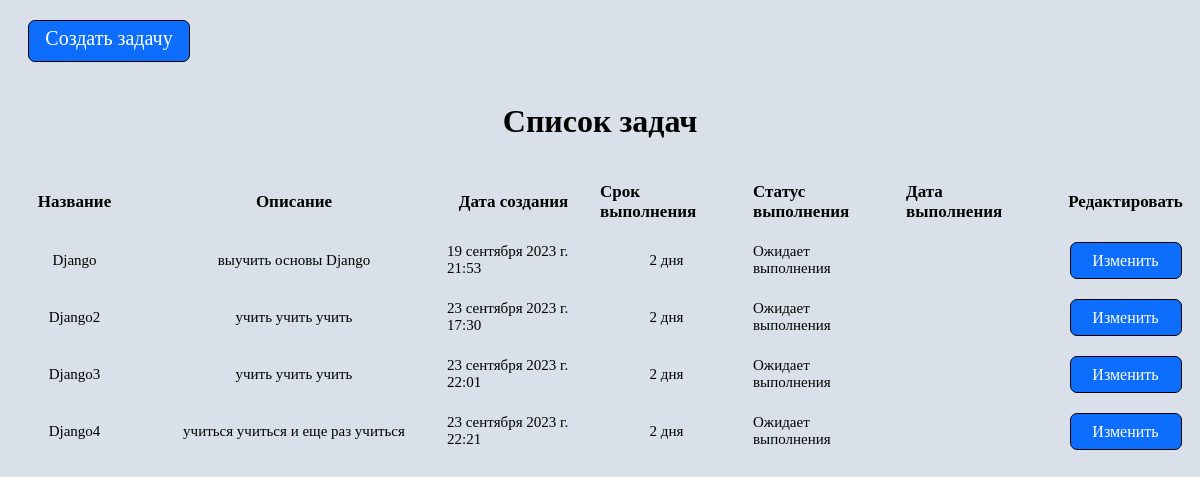
/tasks/, run on an earlier commit of the app's database.
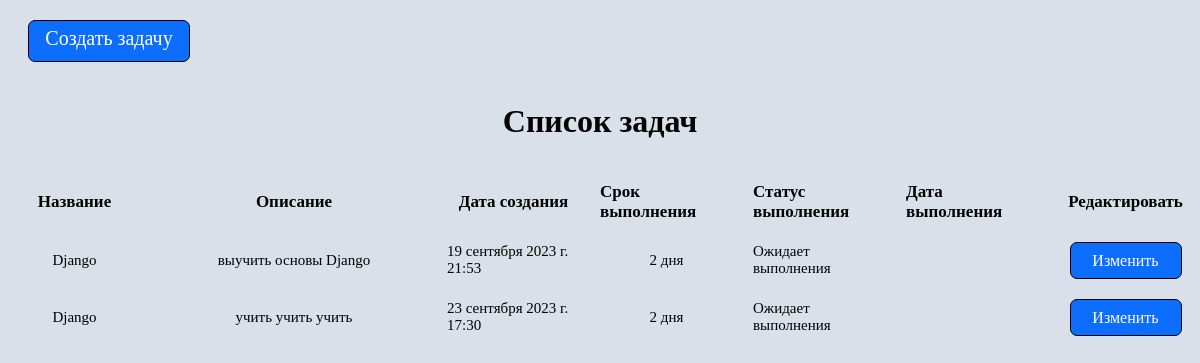
And on a later commit of the database.
### tasks/models.py (models this page shows, shortened)
class Tasks (models.Model):
    name = models.CharField('Имя задачи', max_length=50)
    description = models.CharField('Описание задачи', max_length=200)
    date_create = models.DateTimeField('Дата создания задачи')
    deadline = models.CharField('Срок выполнения задачи', max_length=50)
    execution_status = models.CharField('Статус выполнения', max_length=50, null=True, blank=True, default="Ожидает выполнения")
    date_execution = models.DateTimeField('Дата выполнения задачи', null=True, blank=True)
    user = models.ForeignKey(User, on_delete=models.CASCADE)
    class Meta:
        verbose_name = 'Задача'
        verbose_name_plural = 'Задачи'

### tasks/views.py (the view)
# urls.py: path('tasks/', include('tasks.urls')),
def tasks(request):
    tasks = Tasks.objects.all()
    return render(request, 'tasks/index.html',{
        'tasks' : tasks
    })

### tasks/templates/tasks/index.html (shortened to what this page needs)
{% extends 'main/layout.html' %}
{% block content %}
    <a class="btn btn_create" href="{% url 'create' %}">Создать задачу</a>
    <div class="container">
        <h1>Список задач</h1>
        <div class="table_title">Название</div>
        <div class="table_title">Описание</div>
        <div class="table_title">Дата создания</div>
        <div class="table_title">Срок выполнения</div>
        <div class="table_title">Статус выполнения</div>
        <div class="table_title">Дата выполнения</div>
        <div class="table_title">Редактировать</div>
        {% for task in tasks %}
            <div>{{task.name}}</div>
            <div>{{task.description}}</div>
            <div>{{task.date_create}}</div>
            <div>{{task.deadline}}</div>
            <div>{{task.execution_status}}</div>
            <a class="btn btn_update" href="{% url 'update' task.id %}">Изменить</a>
        {% endfor %}
    </div>
{% endblock %}

### main/templates/main/layout.html (shortened to what this page needs)
{% load static %}
<!doctype html>
<html lang="ru">
<head>
    <link rel="stylesheet" href="{% static 'tasks/css/index.css' %}">
</head>
<body>
    {% block content %}
    {% endblock %}
</body>
</html>

### tasks/static/tasks/css/index.css (style rules this page uses)
body { background: #dae0e9; }
.btn { text-decoration: none; display: block; text-align: center; width: 150px; height: 30px; line-height: 15px; font-size: 20px; border: 1px solid black; padding: 10px 5px 0px 5px; border-radius: 7px; font-weight: 400; background-color: #0d6efd; color: #fff; transition: transform 0.5s ease; }
.btn_create { margin: 20px; }
.btn_update { font-size: 16px; height: 25px; width: 100px; }
.container { margin: 20px auto; display: grid; grid-template-columns: 1fr 2fr repeat(5, 1fr); grid-template-rows: 1fr, 50px; justify-content: center; align-content: center; justify-items: center; align-items: center; gap: 20px; }
.container h1 { grid-column: 1/8; grid-row: 1/2; text-align: center; }
.container div { font-size: 15px; }
.container .table_title { font-size: 17px; font-weight: bold; }

What changed in the data, as far as the page shows it:
removed Tasks: name "Django3", description "учить учить учить", date_create "23 сентября 2023 г. 22:01", deadline "2 дня", execution_status "Ожидает выполнения"
removed Tasks: name "Django4", description "учиться учиться и еще раз учиться", date_create "23 сентября 2023 г. 22:21", deadline "2 дня", execution_status "Ожидает выполнения"
changed Tasks "учить учить учить": name "Django2" → "Django"
